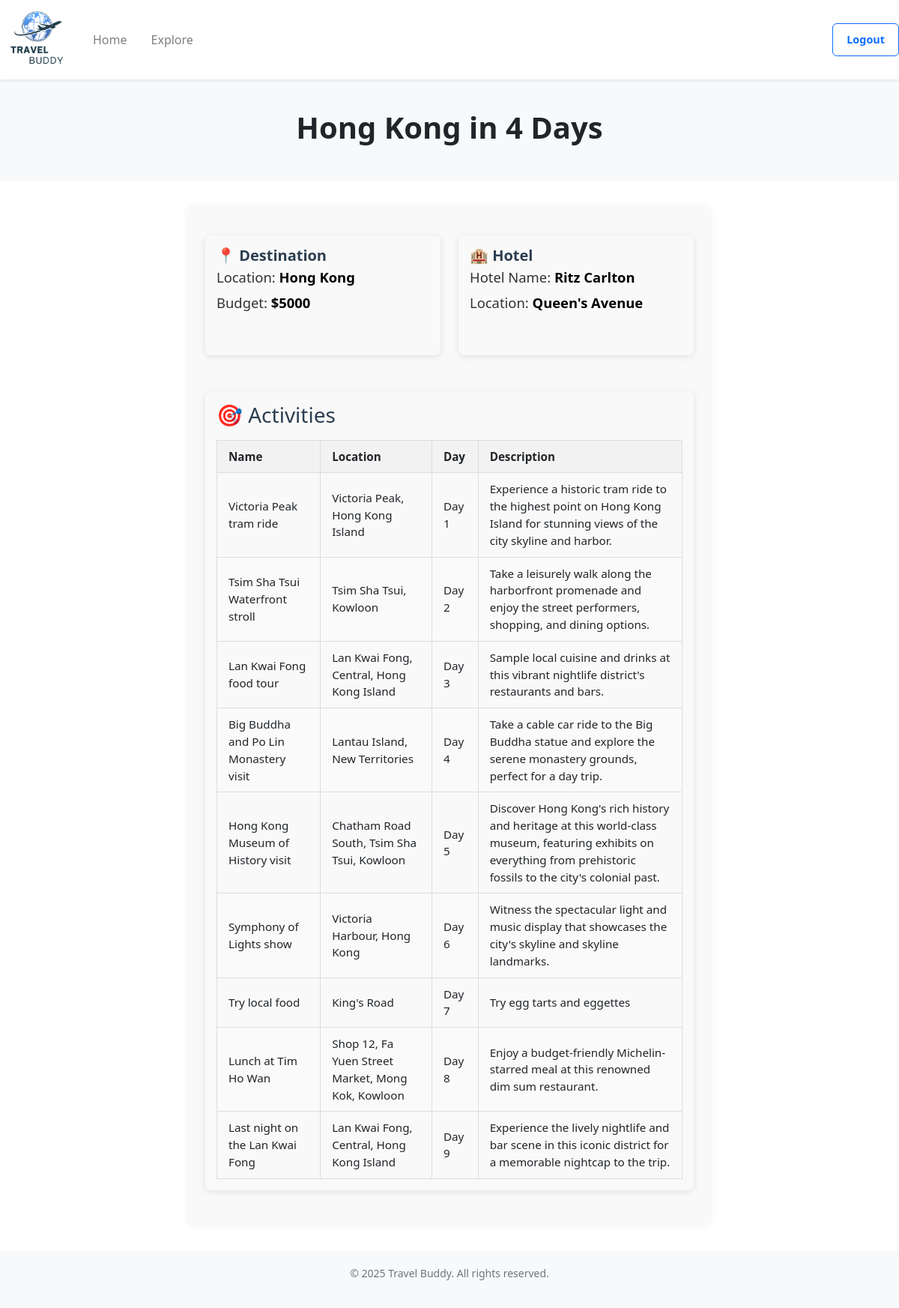
The app's page /explore-plan/1 (signed in) with its own data.
### website/models.py (models this page shows)
class Trip(db.Model):
    __tablename__ = 'trip'
    id = db.Column(db.Integer, primary_key=True)
    destination = db.Column(db.String(200), nullable=False)
    start_date = db.Column(db.Date, nullable=False)
    end_date = db.Column(db.Date, nullable=False)
    travelers = db.Column(db.Integer)
    budget = db.Column(db.Integer)
    public = db.Column(db.Boolean, default=False)  # for sharing on explore page (False = private, True = public)
    starred = db.Column(db.Boolean, default=False)
    user_id = db.Column(db.Integer, db.ForeignKey('user.id'))           # each trip belongs to a user
    flights = db.relationship('Flight', backref='trip', cascade="all, delete-orphan")
    hotels = db.relationship('Hotel', backref='trip', cascade="all, delete-orphan")
    activities = db.relationship('Activity', backref='trip', cascade="all, delete-orphan")
    bookings = db.relationship('Booking', backref='trip', cascade="all, delete-orphan")

class Hotel(db.Model):
    __tablename__ = 'hotel'
    id = db.Column(db.Integer, primary_key=True)
    hotel_name = db.Column(db.String(200), nullable=False)
    location = db.Column(db.String(200), nullable=False)
    trip_id = db.Column(db.Integer, db.ForeignKey('trip.id', ondelete="CASCADE"))

class Activity(db.Model):
    __tablename__ = 'activity'
    id = db.Column(db.Integer, primary_key=True)
    activity_name = db.Column(db.String(200), nullable=False)
    location = db.Column(db.String(200), nullable=False)
    date = db.Column(db.Date, nullable=False)
    description = db.Column(db.String(500))
    trip_id = db.Column(db.Integer, db.ForeignKey('trip.id', ondelete="CASCADE"))

### website/views.py (the view)
@views.route('/explore-plan/<int:trip_id>')
@login_required
def explore_plan(trip_id):
    trip = Trip.query.get_or_404(trip_id)
    flight = Flight.query.filter_by(trip_id=trip_id).first()
    hotel = Hotel.query.filter_by(trip_id=trip_id).first()
    activities = Activity.query.filter_by(trip_id=trip_id).all()
    if trip.user_id != current_user.id:
        abort(403)
    return render_template("explore-plan.html", user=current_user, trip=trip, flight=flight, hotel=hotel, activities=activities)

### website/__init__.py (called while the page is built)
def create_app():
    app = Flask(__name__)
    app.config['SECRET_KEY'] = 'asdfa asdfa'
    app.config['SQLALCHEMY_DATABASE_URI'] = f'sqlite:///{DB_NAME}'
    app.config['DATABASE'] = os.path.join(app.instance_path, DB_NAME)
    db.init_app(app)
    from .views import views
    from .auth import auth
    app.register_blueprint(views, url_prefix='/')
    app.register_blueprint(auth, url_prefix='/')
    from .models import User
    with app.app_context():
        if not path.exists(DB_NAME):
            db.create_all()
            print("Database created successfully")
    login_manager = LoginManager()
    login_manager.login_view = 'auth.login'
    login_manager.init_app(app)
    @login_manager.user_loader
    def load_user(id):
        return User.query.get(int(id))
    return app

### website/templates/explore-plan.html (shortened to what this page needs)
<!DOCTYPE html>
<html>
  <head>
    <link rel="stylesheet" href="https://stackpath.bootstrapcdn.com/bootstrap/4.4.1/css/bootstrap.min.css" />
    <link href="https://cdn.jsdelivr.net/npm/bootstrap-icons/font/bootstrap-icons.css" rel="stylesheet" />
    <link rel="stylesheet" href="https://stackpath.bootstrapcdn.com/font-awesome/4.7.0/css/font-awesome.min.css" />
    <link href="https://cdn.jsdelivr.net/npm/bootstrap@5.3.0/dist/css/bootstrap.min.css" rel="stylesheet" />
  </head>
  <body class="min-vh-100 d-flex flex-column">
    <nav class="navbar navbar-expand-lg navbar-light bg-white shadow-sm">
      <a class="navbar-brand" href="/home">
        <img src="{{url_for('static', filename='images/logo.png')}}" class="d-inline-block align-top logo-nav" />
      </a>
      <div class="collapse navbar-collapse" id="navbar">
        <div class="navbar-nav">
          <a class="nav-item nav-link mr-3" id="home" href="/home">Home</a>
          <a class="nav-item nav-link" id="explore" href="/explore">Explore</a>
        </div>
        <br/>
        <div class="ml-auto">
          <a class="btn btn-outline-primary" id="logout" href="/" role="button">Logout</a>
        </div>
      </div>
    </nav>
    <section class="hero">
      <div class="container">
        <h1 style="text-align: center" class="display-6 font-weight-bold">{{trip.destination}} in {{ (trip.end_date - trip.start_date).days + 1 }} Day{{ 's' if (trip.end_date - trip.start_date).days + 1 != 1 else '' }}</h1>
      </div>
    </section>
    <div class="trip-summary">
      <div class="row mt-3">
        <div class="col-md-6">
          <section class="trip-info-card">
            <h3 class="trip-info-title">📍 Destination</h3>
            <p class="trip-info-detail">Location: <strong>{{ trip.destination }}</strong></p>
            <p class="trip-info-detail">Budget: <strong>${{trip.budget}}</strong></p>
          </section>
        </div>
        {% if hotel %}
        <div class="col-md-6">
          <section class="trip-info-card">
            <h3 class="trip-info-title">🏨 Hotel</h3>
            <p class="trip-info-detail">Hotel Name: <strong>{{ hotel.hotel_name }}</strong></p>
            <p class="trip-info-detail">Location: <strong>{{ hotel.location }}</strong></p>
          </section>
        </div>
        {% endif %}
      </div>
      {% if activities %}
      <div class="row mt-4">
        <div class="col-md-12">
          <section class="trip-info-card">
            <h3>🎯 Activities</h3>
            <table class="activity-table">
              <thead>
                <tr>
                  <th>Name</th>
                  <th>Location</th>
                  <th>Day</th>
                  <th>Description</th>
                </tr>
              </thead>
              <tbody>
                {% for activity in activities|sort(attribute='date') %}
                <tr>
                  <td>{{ activity.activity_name }}</td>
                  <td>{{ activity.location }}</td>
                  <td>Day {{ loop.index }}</td>
                  <td>{{ activity.description or '—' }}</td>
                </tr>
                {% endfor %}
              </tbody>
            </table>
          </section>
        </div>
      </div>
      {% endif %}
    </div>
    <footer class="footer mt-auto">
      <div class="container">
        <p>© 2025 Travel Buddy. All rights reserved.</p>
      </div>
    </footer>
  </body>
</html>

### website/templates/explore-plan.html (style rules this page uses)
.hero { background: #f8f9fa; padding: 40px 0; text-align: left; }
.footer { background: #f8f9fa; padding: 20px 0; text-align: center; font-size: 14px; color: #6c757d; }
.logo-nav { width: 100px; height: 80px; object-fit: contain; }
.trip-summary { max-width: 700px; margin: 2rem auto; padding: 1.5rem; border-radius: 12px; background-color: #f9f9f9; box-shadow: 0 0 10px rgba(0, 0, 0, 0.05); font-family: 'Segoe UI', sans-serif; }
.trip-summary section { margin-bottom: 1.5rem; }
.trip-summary h3 { margin-bottom: 0.5rem; color: #2c3e50; }
.activity-table { width: 100%; border-collapse: collapse; margin-top: 1rem; font-size: 0.95rem; }
.activity-table th, .activity-table td { padding: 10px 15px; border: 1px solid #ddd; text-align: left; }
.activity-table thead { background-color: #f2f2f2; }
.activity-table tr:nth-child(even) { background-color: #fafafa; }
.btn { display: inline-block; padding: 10px 18px; margin-left: 10px; font-size: 0.9rem; font-weight: bold; text-decoration: none; border-radius: 6px; cursor: pointer; }
.trip-info-card { min-height: 160px; min-width: 300px; background-color: #f9f9f9; border-radius: 8px; padding: 15px; margin-bottom: 20px; box-shadow: 0 2px 8px rgba(0, 0, 0, 0.1); }
.trip-info-title { font-size: 1.25rem; font-weight: 600; margin-bottom: 10px; color: #007bff; }
.trip-info-detail { font-size: 1.15rem; color: #333; line-height: 1; }
.trip-info-detail strong { color: #000; font-weight: 700; }

### records on screen
Trip: destination "Hong Kong", (trip.end_date-trip.start_date).days+1 "4", end_date+start_date "s", budget "5000"
Hotel: hotel_name "Ritz Carlton", location "Queen's Avenue"
Activity: activity_name "Victoria Peak tram ride", location "Victoria Peak, Hong Kong Island", description "Experience a historic tram ride to the highest point on Hong Kong Island for stunning views of the city skyline and harbor."
Activity: activity_name "Tsim Sha Tsui Waterfront stroll", location "Tsim Sha Tsui, Kowloon", description "Take a leisurely walk along the harborfront promenade and enjoy the street performers, shopping, and dining options."
Activity: activity_name "Lan Kwai Fong food tour", location "Lan Kwai Fong, Central, Hong Kong Island", description "Sample local cuisine and drinks at this vibrant nightlife district's restaurants and bars."
Activity: activity_name "Big Buddha and Po Lin Monastery visit", location "Lantau Island, New Territories", description "Take a cable car ride to the Big Buddha statue and explore the serene monastery grounds, perfect for a day trip."
Activity: activity_name "Hong Kong Museum of History visit", location "Chatham Road South, Tsim Sha Tsui, Kowloon", description "Discover Hong Kong's rich history and heritage at this world-class museum, featuring exhibits on everything from prehistoric fossils to the city's colonial past."
Activity: activity_name "Symphony of Lights show", location "Victoria Harbour, Hong Kong", description "Witness the spectacular light and music display that showcases the city's skyline and skyline landmarks."
Activity: activity_name "Try local food", location "King's Road", description "Try egg tarts and eggettes"
Activity: activity_name "Lunch at Tim Ho Wan", location "Shop 12, Fa Yuen Street Market, Mong Kok, Kowloon", description "Enjoy a budget-friendly Michelin-starred meal at this renowned dim sum restaurant."
Activity: activity_name "Last night on the Lan Kwai Fong", location "Lan Kwai Fong, Central, Hong Kong Island", description "Experience the lively nightlife and bar scene in this iconic district for a memorable nightcap to the trip."
